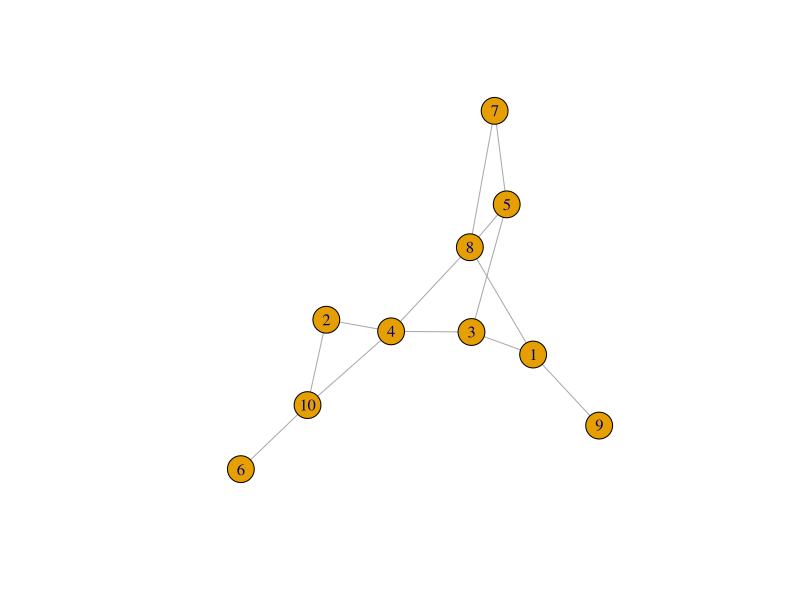

Reproduce this figure in R. (Note: this script raises an error after producing the figure.)

# keyowrd network - doesn't work very well as everything is stringly connected
# to everything else. 

# required packages
library(tidyverse)
library(igraph)
library(ggraph)

min_yr <- 1960
mx_yr <- 1980
db <- read.csv(file = "data/created/biblio_db_manual_updates5.csv")


fun_auth_network <- function(db, min_yr, mx_yr){
  
  df_keyw <- db %>%
    filter(!is.na(AuthorKeywords)) %>%
    filter(YearPublished >= min_yr & YearPublished <= mx_yr)

  if (nrow(df_keyw) == 0) graph <- NA

  if (nrow(df_keyw) > 0) {
  
df_keyw2 <- df_keyw %>%
  pull(AuthorKeywords) %>%
  str_split(";") %>%
  lapply(function(x){
    z <- str_trim(x, side = "both")
    gsub("[^[:alnum:][:space:]]", "", z)
  })

# recode keywords
df_keyw2 <- lapply(df_keyw2, function(x){
  
  x <- recode(x, "GIANT KOKOPU" = "GALAXIAS ARGENTEUS")
  x <- recode(x, "GIANT KKOPU" = "GALAXIAS ARGENTEUS")
  
  x <- recode(x,"BANDED KOKOPU" = "GALAXIAS FASCIATUS")
  x <- recode(x,"GALAXIASFASCIATUS" = "GALAXIAS FASCIATUS")
  x <- recode(x,"BANDED KKOPU" = "GALAXIAS FASCIATUS")
  
  x <- recode(x,"KOARO" = "GALAXIAS BREVIPINNIS")
  x <- recode(x,"GBREVIPINNIS" = "GALAXIAS BREVIPINNIS")
  
  x <- recode(x,"GULAXIAS MACULOTUS" = "GALAXIAS MACULATUS")
  x <- recode(x,"GMACULATUS" = "GALAXIAS MACULATUS")
  x <- recode(x,"INANGA" = "GALAXIAS MACULATUS")
  x <- recode(x,"GALAXIASMACULATUS" = "GALAXIAS MACULATUS")
  x <- recode(x,"COMMON GALAXIAS" = "GALAXIAS MACULATUS")
  
  x <- recode(x,"GALAXIIDS" = "GALAXIIDAE")
  x <- recode(x,"GALAXIID" = "GALAXIIDAE")
  x <- recode(x,"GALAXID" = "GALAXIIDAE")
  
  x <- recode(x,"GALAXIAS SPP" = "GALAXIAS")
  
  x <- recode(x,"DIADROMOUS" = "DIADROMY")
  x <- recode(x,"DIADROMOUS FISH" = "DIADROMY")
  
  x <- recode(x,"STREAMS" = "STREAM")
  x <- recode(x,"RIVERS" = "STREAM")
  x <- recode(x,"LAKES" = "LAKE")
  
  x <- recode(x,"AMPHIDROMOUS" = "AMPHIDROMY")
  x <- recode(x,"AMPHIDROMOUS SPECIES" = "AMPHIDROMY")
  x <- recode(x,"FISH DISTRIBUTION" = "DISTRIBUTION")
  x <- recode(x,"FISH RAMP" = "RAMP")
  
  x <- recode(x,"GENETIC DIVERSITY" = "GENETICS")
  x <- recode(x,"LIFE" = "LIFE-HISTORY")
  x <- recode(x,"ANDEAN LAKES AND RESERVOIRS" = "ANDEAN LAKES")
  x <- recode(x,"AUSTRALIAN GRAYLING" = "PROTOTROCTES MARAENA")
  x <- recode(x,"BEFORE AFTER CONTROL IMPACT" = "BACI")
  x <- recode(x,"BEHAVIOUR" = "BEHAVIOURAL")
  
  x <- recode(x,"BROWN TROUT" = "SALMO TRUTTA")
  x <- recode(x,"CHOICE EXPERIMENT" = "CHOICE")
  x <- recode(x,"CLADOCERANS" = "CLADOCERA")
  x <- recode(x,"COMMON BULLIES" = "GOBIOMORPHUS COTIDIANUS")
  x <- recode(x,"COMMON BULLY" = "GOBIOMORPHUS COTIDIANUS")
  
  x <- recode(x,"CONSERVATION PLANNING" = "CONSERVATION")
  x <- recode(x,"DETECTION ISSUES" = "DETECTION")
  x <- recode(x,"DIADROMOUS FISHES" = "DIADROMY")
  x <- recode(x,"DIADROMOUS MIGRATION" = "DIADROMY")
  x <- recode(x,"DIEL ACTIVITY" = "DIEL")
  x <- recode(x,"DIEL HABITAT USE" = "DIEL")
  x <- recode(x,"DOMINANCE HIERARCHY" = "DOMINANCE")
  x <- recode(x,"EGG PREDATION" = "EGG MORTALITY")
  x <- recode(x,"EXPERIMENTAL ECOLOGY" = "EXPERIMENT")
  x <- recode(x,"EXPERIMENTS" = "EXPERIMENT")
  x <- recode(x,"FEEDING DIEL ACTIVITY" = "FEEDING")
  x <- recode(x,"FEEDING HABITAT" = "FEEDING")
  x <- recode(x,"FEEDING SELECTIVITY" = "FEEDING")
  x <- recode(x,"FEEDING TACTICS" = "FEEDING")
  x <- recode(x,"FERTILISATION SUCCESS" = "FERTILISATION")
  x <- recode(x,"FISH ABUNDANCE" = "ABUNDANCE")
  x <- recode(x,"FISH BARRIER" = "BARRIER")
  x <- recode(x,"FISH BEHAVIOUR" = "BEHAVIOUR")
  x <- recode(x,"FISH CULTURE" = "CULTURE")
  x <- recode(x,"FISH DENSITY" = "DENSITY")
  x <- recode(x,"FISH DISTRIBUTION" = "DISTRIBUTION")
  x <- recode(x,"FISH EGG INCUBATION" = "EGG INCUBATION")
  x <- recode(x,"FISH GROWTH" = "GROWTH")
  x <- recode(x,"FISH HABITAT" = "HABITAT")
  x <- recode(x,"FISH INTRODUCTION" = "INTRODUCTION")
  x <- recode(x,"FISH INTRODUCTIONS" = "INTRODUCTION")
  x <- recode(x,"FISH LARVAE" = "LARVAE")
  x <- recode(x,"FISH MIGRATION" = "MIGRATION")
  x <- recode(x,"FISH MORPHOMETRY" = "MORPHOMETRY")
  x <- recode(x,"FISH NUMBERS" = "NUMBERS")
  x <- recode(x,"FISH ONTOGENY" = "ONTOGENY")
  x <- recode(x,"FISH PASSAGE" = "PASSAGE")
  x <- recode(x,"FISH PASSES" = "PASSAGE")
  x <- recode(x,"FISH PREDATION" = "PREDATION")
  x <- recode(x,"FISH RAMP" = "RAMP")
  x <- recode(x,"FISHES" = "FISH")
  x <- recode(x,"FLUVIAL FORM" = "FLUVIAL MORPHOLOGY")
  x <- recode(x,"FOOD WEB THEORY" = "FOOD WEBS")
  x <- recode(x,"FRESHWATER FISHES" = "FRESHWATER FISH")
  x <- recode(x,"GENETIC DIFFERENTIATION AND STRUCTURING" = "GENETICS")
  x <- recode(x,"GENETIC DISTANCE" = "GENETICS")
  x <- recode(x,"GENETIC DIVERSITY" = "GENETICS")
  x <- recode(x,"GENETIC STOCK" = "GENETICS")
  x <- recode(x,"GENETIC STRUCTURE" = "GENETICS")
  x <- recode(x,"GENETIC VARIATION" = "GENETICS")
  x <- recode(x,"HABITAT EDGES" = "HABITAT FRAGMENTATION")
  x <- recode(x,"HABITAT QUALITY" = "HABITAT USE")
  x <- recode(x,"HABITAT SUITABILITY" = "HABITAT USE")
  x <- recode(x,"HABITAT PREFERENCE" = "HABITAT USE")
  x <- recode(x,"HABITAT SHIFT" = "HABITAT USE")
  x <- recode(x,"HABITAT SHIFTS" = "HABITAT USE")
  x <- recode(x,"HYDROELECTRIC POWER" = "HYDROPOWER")
  x <- recode(x,"INSTREAM BARRIERS" = "BARRIER")
  x <- recode(x,"INSTREAM COVER" = "COVER")
  x <- recode(x,"INSTREAM FLOWS" = "FLOW")
  x <- recode(x,"INTERACTIONS" = "INTERACTION")
  x <- recode(x,"INTRODUCED SALMONIDS" = "INTRODUCED SPECIES")
  x <- recode(x,"INTRODUCED TROUT" = "INTRODUCED SPECIES")
  x <- recode(x,"INVASIVE SPECIES" = "INTRODUCED SPECIES")
  x <- recode(x,"INVASION BIOLOGY" = "INTRODUCED SPECIES")
  x <- recode(x,"LANDLOCKED FISH" = "LANDLOCKED")
  x <- recode(x,"LANDLOCKED FORM" = "LANDLOCKED")
  x <- recode(x,"LANDLOCKED OR DIADROMOUS LIFE STYLE" = "LANDLOCKED")
  x <- recode(x,"LANDLOCKED POPULATION" = "LANDLOCKED")
  x <- recode(x,"LANDLOCKING" = "LANDLOCKED")
  x <- recode(x,"LARVA" = "LARVAE")
  x <- recode(x,"LARVAL" = "LARVAE")
  x <- recode(x,"LARVAL FISH" = "LARVAE")
  x <- recode(x,"LIFE" = "LIFE HISTORY")
  x <- recode(x,"LIFE HISTORY THEORY" = "LIFE HISTORY")
  x <- recode(x,"LIFE STRATEGIES" = "LIFE HISTORY")
  x <- recode(x,"LIFEHISTORY PLASTICITY" = "LIFE HISTORY")
  x <- recode(x,"NEWZEALAND" = "NEW ZEALAND")
  x <- recode(x,"LONGFINNED EELS" = "ANGUILLA AUSTRALIS")
  x <- recode(x,"MATERNAL EFFECTS" = "MATERNAL EFFECT")
  x <- recode(x,"MATERNAL PROVISIONING" = "MATERNAL INVESTMENT")
  x <- recode(x,"MERISTIC COUNTS" = "MERISTIC")
  x <- recode(x,"MERISTIC VARIATION" = "MERISTIC")
  x <- recode(x,"METABOLIC" = "METABOLISM")
  x <- recode(x,"METABOLIC RATE" = "METABOLISM")
  x <- recode(x,"MICROHABITAT SELECTION" = "MICROHABITAT")
  x <- recode(x,"MICROSATELLITE MARKERS" = "MICROSATELLITE")
  x <- recode(x,"MICROSATELLITES" = "MICROSATELLITE")
  x <- recode(x,"MIGRATORY" = "MIGRATION")
  x <- recode(x,"MIGRATORY SPECIES" = "MIGRATION")
  x <- recode(x,"MORPHOMETRICS" = "MORPHOLOGY")
  x <- recode(x,"MORPHOMETRY" = "MORPHOLOGY")
  x <- recode(x,"NAHUEL HUAPI" = "NAHUEL")
  x <- recode(x,"NATIVE FRESH WATER FISH" = "NATIVE FISH")
  x <- recode(x,"NATIVE FRESHWATER FISH" = "NATIVE FISH")
  x <- recode(x,"NATURALLY ACIDIC WATERS" = "NATURALLY ACIDIC")
  x <- recode(x,"NONNATIVE PREDATORY FISH" = "INTRODUCED SPECIES")
  x <- recode(x,"NONNATIVE SALMONIDS" = "INTRODUCED SPECIES")
  x <- recode(x,"NONNATIVE SPECIES" = "INTRODUCED SPECIES")
  x <- recode(x,"NONVISUAL FEEDING" = "INTRODUCED SPECIES")
  x <- recode(x,"OFFSPRING FITNESS" = "OFFSPRING")
  x <- recode(x,"OFFSPRING SIZE" = "OFFSPRING")
  x <- recode(x,"OLFACTION GALAXIID" = "OLFACTION")
  x <- recode(x,"OLFACTORY" = "OLFACTION")
  x <- recode(x,"OLFACTORY CUES" = "OLFACTION")
  x <- recode(x,"OLIGOTROPHIC LAKE" = "OLIGOTROPHIC")
  x <- recode(x,"OLIGOTROPHIC LAKES" = "OLIGOTROPHIC")
  x <- recode(x,"OTOLITH CHEMISTRY" = "OTOLITH")
  x <- recode(x,"OTOLITH MICROCHEMISTRY" = "OTOLITH")
  x <- recode(x,"OTOLITH MICROSTRUCTURE" = "OTOLITH")
  x <- recode(x,"OTOLITHS" = "OTOLITH")
  x <- recode(x,"OXYGEN CONSUMPTION" = "OXYGEN")
  x <- recode(x,"OXYGEN TOLERANCE" = "OXYGEN")
  x <- recode(x,"PARASITEINDUCED" = "PARASITISM")
  x <- recode(x,"PARASITEINDUCED MORTALITY" = "PARASITISM")
  x <- recode(x,"PARTITIONED RESPIROMETRY" = "RESPIROMETRY")
  x <- recode(x,"PATAGONIAN" = "PATAGONIA")
  x <- recode(x,"PELAGIC FISH" = "PELAGIC")
  x <- recode(x,"PELAGIC LARVAL DURATION" = "PELAGIC")
  x <- recode(x,"PERCHED" = "PERCHED CULVERTS")
  x <- recode(x,"PHENOTYPIC VARIATION" = "PHENOTYPIC PLASTICITY")
  x <- recode(x,"PHEROMONES" = "PHEROMONE")
  x <- recode(x,"PHYLOGENETICS" = "PHYLOGENY")
  x <- recode(x,"PINE FOREST" = "PINE")
  x <- recode(x,"PINE TREES" = "PINE")
  x <- recode(x,"PIT TAGS" = "PIT TELEMETRY")
  x <- recode(x,"PORTABLE PIT TECHNOLOGY" = "PIT TELEMETRY")
  x <- recode(x,"PREDATOR AVOIDANCE" = "PREDATION")
  x <- recode(x,"PREDATORPREY INTERACTIONS" = "PREDATION")
  x <- recode(x,"PREDATORPREY REGULATION" = "PREDATION")
  x <- recode(x,"PREDATORPREY RELATIONSHIPS" = "PREDATION")
  x <- recode(x,"PUYEN" = "PUYE")
  x <- recode(x,"RAINBOW TROUT" = "ONCORHYNCHUS MYKISS")
  x <- recode(x,"RATES" = "RATE")
  x <- recode(x,"RECOLONIZATION" = "RECOLONISATION")
  x <- recode(x,"RECRUITMENT SOURCE" = "RECRUITMENT")
  x <- recode(x,"REDFIN BULLY" = "GOBIOMORPHUS HUTTONI")
  x <- recode(x,"REPRODUCTIVE" = "REPRODUCTION")
  x <- recode(x,"REPRODUCTIVE BEHAVIOUR" = "REPRODUCTION")
  x <- recode(x,"REPRODUCTIVE BIOLOGY" = "REPRODUCTION")
  x <- recode(x,"REPRODUCTIVE STRATEGY" = "REPRODUCTION")
  x <- recode(x,"REPRODUCTIVE TRAIT" = "REPRODUCTION")
  x <- recode(x,"RESERVOIRS" = "RESERVOIR")
  x <- recode(x,"RESOURCE" = "RESOURCE PARTITIONING")
  x <- recode(x,"RESOURCE ALLOCATION" = "RESOURCE PARTITIONING")
  x <- recode(x,"RETROPINNA" = "RETROPINNIDAE")
  x <- recode(x,"RIPARIAN FOREST COVER" = "RIPARIAN ZONE")
  x <- recode(x,"RIPARIAN ZONES" = "RIPARIAN ZONE")
  x <- recode(x,"RIPARIAN MANAGEMENT" = "RIPARIAN ZONE")
  x <- recode(x,"RIPARIAN VEGETATION" = "RIPARIAN ZONE")
  x <- recode(x,"RIVER MOUTH SELECTION" = "RIVER MOUTH")
  x <- recode(x,"RIVER MOUTHS" = "RIVER MOUTH")
  x <- recode(x,"RIVERS" = "STREAM")
  x <- recode(x,"SALINITY TOLERANCE" = "SALINITY")
  x <- recode(x,"SALMONIFORMES" = "SALMONID")
  x <- recode(x,"SALMONIDS" = "SALMONID")
  x <- recode(x,"SEASONAL VARIATIONS" = "SEASONAL VARIATION")
  x <- recode(x,"SEMICLOSED RESPIROMETRY" = "RESPIROMETRY")
  x <- recode(x,"SETTLEMENT AGE" = "SETTLEMENT")
  x <- recode(x,"SETTLEMENT MARK" = "SETTLEMENT")
  x <- recode(x,"SETTLEMENT SIZE" = "SETTLEMENT")
  x <- recode(x,"SHORTFIN EEL" = "ANGUILLA DIEFFENBACHII")
  x <- recode(x,"SHORTFINNED EELS" = "ANGUILLA DIEFFENBACHII")
  x <- recode(x,"SHORTJAW KOKOPU" = "GALAXIAS POSTVECTIS")
  x <- recode(x,"SHORTJAWED KOKOPU" = "GALAXIAS POSTVECTIS")
  x <- recode(x,"SIZE AT FIRST" = "SIZE")
  x <- recode(x,"SIZEATAGE" = "SIZE")
  x <- recode(x,"SIZE AT MATURITY" = "SIZE")
  x <- recode(x,"SOURCESINK" = "SOURCESINK DYNAMICS")
  x <- recode(x,"SOUTHERN SOUTH AMERICA" = "SOUTH AMERICA")
  x <- recode(x,"SOUTHEASTERN AUSTRALIA" = "AUSTRALIA")
  x <- recode(x,"SOUTHWESTERN AUSTRALIA" = "AUSTRALIA")
  x <- recode(x,"SPATIAL DISTRIBUTION" = "SPATIAL")
  x <- recode(x,"SPATIAL PATTERNS" = "SPATIAL")
  x <- recode(x,"SPATIAL PREDICTION" = "SPATIAL")
  x <- recode(x,"SPATIAL USE" = "SPATIAL")
  x <- recode(x,"SPAWNING BEHAVIOR" = "SPAWNING")
  x <- recode(x,"SPAWNING GROUNDS" = "SPAWNING")
  x <- recode(x,"SPAWNING MIGRATION" = "SPAWNING")
  x <- recode(x,"SPAWNING PERIOD" = "SPAWNING")
  x <- recode(x,"SPAWNING SITE" = "SPAWNING")
  x <- recode(x,"SPECIES DIVERSITY" = "DIVERSITY")
  x <- recode(x,"SPECIES EXTINCTION" = "EXTINCTION")
  x <- recode(x,"SPOTTED GALAXIAS" = "GALAXIAS TRUTTACEUS")
  x <- recode(x,"STABLE CARBON ISOTOPES" = "STABLE ISOTOPES")
  x <- recode(x,"STREAMS" = "STREAM")
  x <- recode(x,"STRONTIUM ISOTOPES" = "STRONTIUM")
  x <- recode(x,"SUPPLY LIMITED RECRUITMENT" = "RECRUITMENT")
  x <- recode(x,"SWIMMING MODE" = "SWIMMING")
  x <- recode(x,"SWIMMING PERFORMANCE" = "SWIMMING")
  x <- recode(x,"SWIMMING VELOCITY" = "SWIMMING")
  x <- recode(x,"TAXON RICHNESS" = "RICHNESS")
  x <- recode(x,"TEMPERATURE PREFERENCE" = "TEMPERATURE")
  x <- recode(x,"TEMPERATURE REFUGIA" = "TEMPERATURE")
  x <- recode(x,"TEMPORAL SEGREGATION" = "TEMPORAL ACTIVITY")
  x <- recode(x,"TERRESTRIAL EGG" = "TERRESTRIAL")
  x <- recode(x,"TERRESTRIAL FOODS" = "TERRESTRIAL")
  x <- recode(x,"TERRESTRIAL INVERTEBRATES" = "TERRESTRIAL")
  x <- recode(x,"THREATENED FISH" = "THREATENED")
  x <- recode(x,"THREATENED NATIVE GALAXIIDS" = "THREATENED")
  x <- recode(x,"TNANGA" = "GALAXIAS MACULATUS")
  x <- recode(x,"TOLERANT SPECIES" = "TOLERANCE")
  x <- recode(x,"TOXICITY TESTING" = "TOXICITY")
  x <- recode(x,"TROUT INVASION" = "INTRODUCED SPECIES")
  x <- recode(x,"TROUT MINNOW" = "GALAXIAS TRUTTACEUS")
  x <- recode(x,"TURBIDITY GUIDELINES" = "TURBIDITY")
  x <- recode(x,"URBAN DEVELOPMENT" = "URBAN")
  x <- recode(x,"URBAN STREAMS" = "URBAN")
  x <- recode(x,"VULGARIS" = "GALAXIAS VULGARIS")
  x <- recode(x,"WATER QUALITY REMEDIATION" = "WATER QUALITY")
  x <- recode(x,"WOOD MATERIAL" = "WOOD")
  x <- recode(x,"ZEALAND" = "NEW ZEALAND")
  x <- recode(x,"KOKOPU" = "GALAXIAS")
  x <- recode(x,"FRESHWATER FISH" = "FISH")
  x <- recode(x,"HABITAT USE" = "HABITAT")
  x <- recode(x,"PUYE" = "GALAXIAS MACULATUS")
  return(x)
})

# Edges between the strings
edges <- df_keyw2 %>%
  lapply(function(x) {
    expand.grid(x, x, stringsAsFactors = FALSE)
  }) %>%
  bind_rows() %>%
  filter(Var1 != "") %>%
  filter(Var2 != "") %>%
  group_by(Var1, Var2) %>%
  summarise(tot = n()) %>%
  arrange(-tot) 

# # try removing dominant key words to clarrify - didn't help much
# rmv <- c("GALAXIAS MACULATUS", "GALAXIIDAE", "GALAXIAS BREVIPINNIS",
#          "GALAXIAS FASCIATUS", "GALAXIAS ARGENTEUS", "GALAXIAS", 
#          "GALAXIAS POSTVECTIS", "GALAXIAS TRUTTACEUS",
#          "NEW ZEALAND", "PATAGONIA")
# 
# edges <- edges %>%
#   filter(!Var1 %in% rmv) %>%
#   filter(!Var2 %in% rmv)

# # get authors with > x papers
# key_cnt <- edges %>%
#   filter(Var1 == Var2) %>%
#   head(50)
# 
# # filter edges to only the authors above
# edges <- edges %>%
#   filter(Var1 %in% key_cnt$Var1) %>%
#   filter(Var2 %in% key_cnt$Var1)

# convert to igraph object
graph <- graph_from_data_frame(edges)
graph <- as.undirected(graph)

}

return(graph)
}


db <- read.csv(file = "data/created/biblio_db_manual_updates5.csv")


fun_auth_network(db, min_yr = 1960, mx_yr = 1980)

# graph gor each decade
min_yr = c(1968, seq(1981, 2011, by = 10))
mx_yr = seq(1980, 2020, by = 10)

nets <- mapply(fun_auth_network, min_yr = min_yr, mx_yr = mx_yr,
               MoreArgs = list(db = db), SIMPLIFY = F)

nets <- nets[2:5]

# clusters and cluster sizes
g_size <- setNames(sapply(nets, function(x) igraph::clusters(x)$csize),
                   c("1980s", "1990s", "2000s", "2010s"))

g_size <- setNames(stack(g_size)[2:1], c('decade', 'size'))


g_size <- g_size %>%
  arrange(decade, size) %>%
  group_by(decade) %>%
  mutate(id = 1:n())

p1 <- ggplot(g_size, aes(id, size, colour = decade)) +
  geom_point(size = 1, alpha = 0.5) +
  geom_line() +
  scale_colour_brewer(palette = "Dark2") +
  labs(x = "Cluster", y = "Cluster size", colour = "Decade") +
  theme_bw()

# create a random graph
g <- erdos.renyi.game(10, 1/5)
plot(g)

V(g)$clust <- as.character(igraph::clusters(g)$membership)

# layout and plot
lay2 <- create_layout(g, layout = "fr")
g_col <- c("#7D9D33", "#BC8E7D", "#FAE093")


# inset plot
p2 <- ggraph(lay2) +
  geom_edge_link(edge_width = 1, edge_colour = "grey") +
  geom_node_point(aes(fill = clust),size = 2, shape = 21, alpha = 0.9) +
  # scale_fill_manual(values = g_col) +
  theme_graph(base_family="sans") + 
  theme(legend.position = "none",
        plot.margin=grid::unit(c(0,0,0,0), "mm"))

p3 <- p1 + inset_element(p2, left = 0.01, bottom = 0.5, right = 0.5, top = 0.99)

p3
